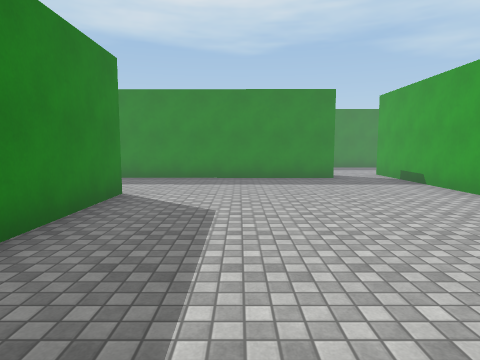
[1] (above)

24 first-person views from a walk through a 3-D level made in the Unity game engine. The camera is 1.5 m above the floor, tilts 6° down and sees 75° across. The floor is counted in squares, 1.8 m on a side. Each view is taken from the middle of a square. On the plan, view 1 faces up. The plan holds only what a view shows up to about 11 squares ahead; the rest is blank. The place goes on beyond the plan. The player is left out. Surface patterns are stand-ins for the level's own textures.

[2]
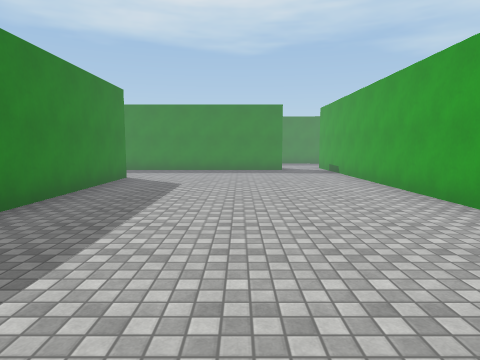

[3]
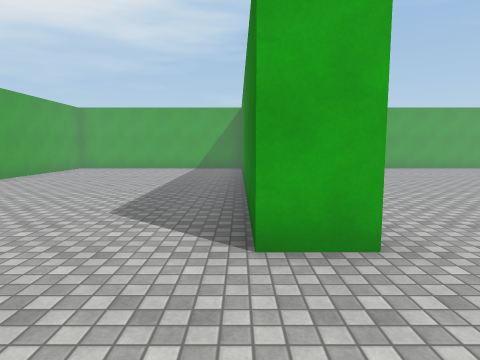

[4]
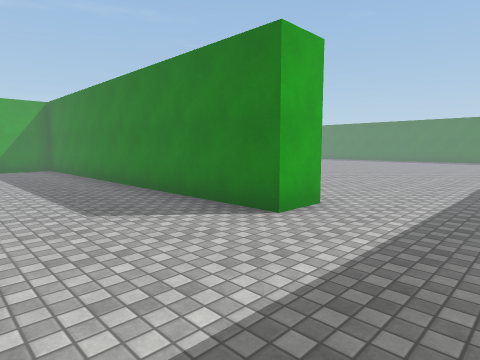

[5]
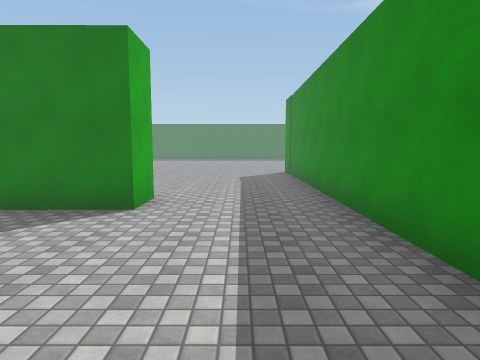

[6]
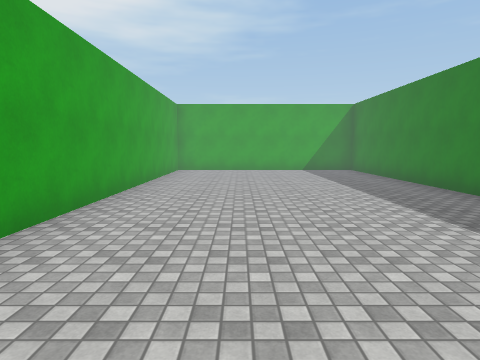

[7]
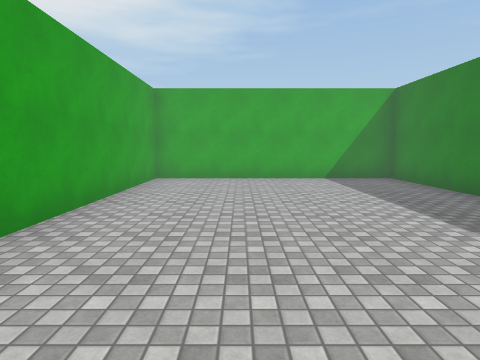

[8]
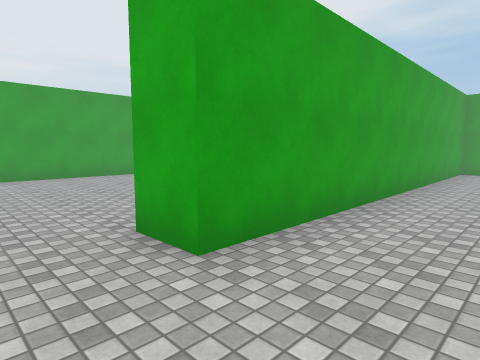

[9]
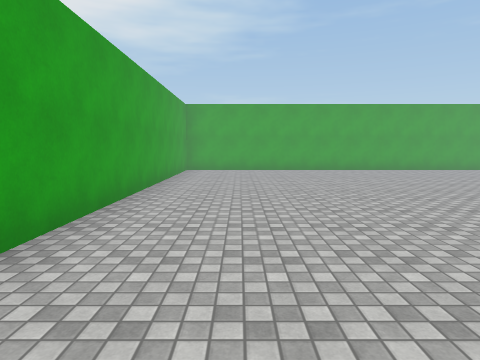

[10]
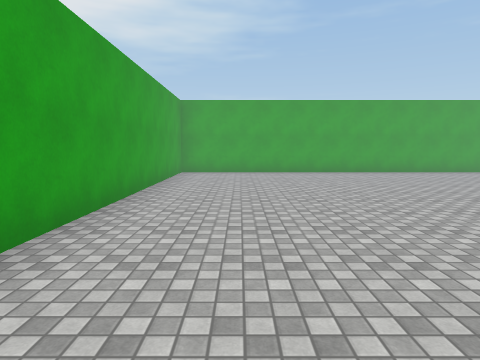

[11]
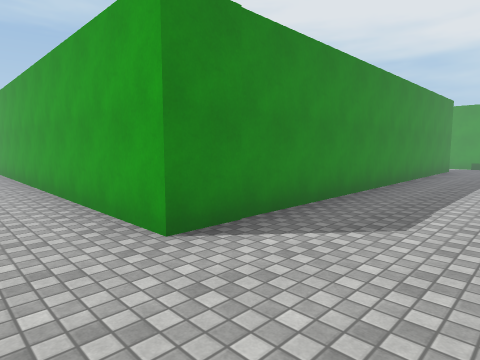

[12]
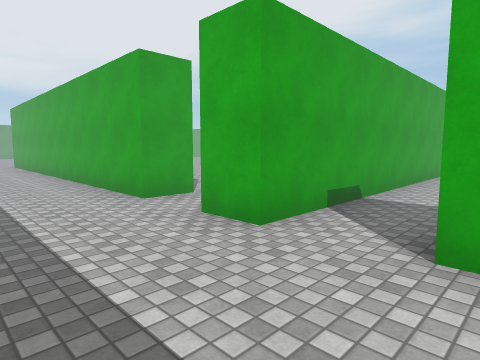

[13]
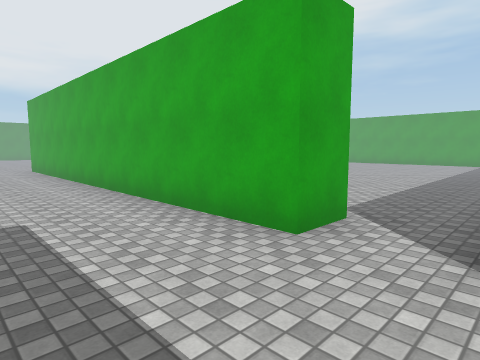

[14]
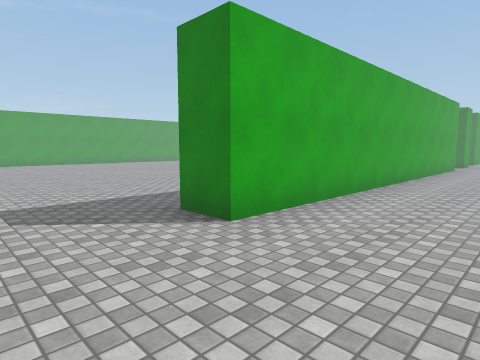

[15]
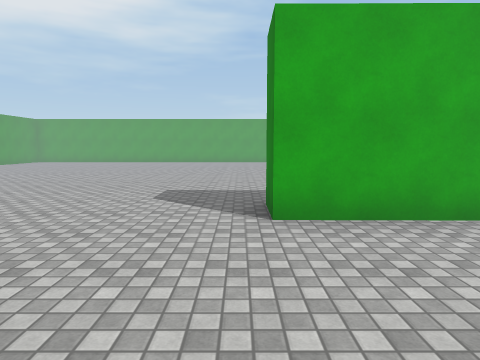

[16]
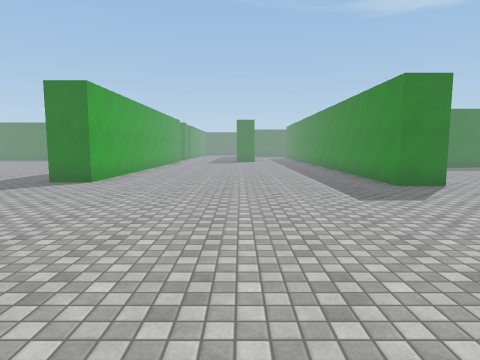

[17]
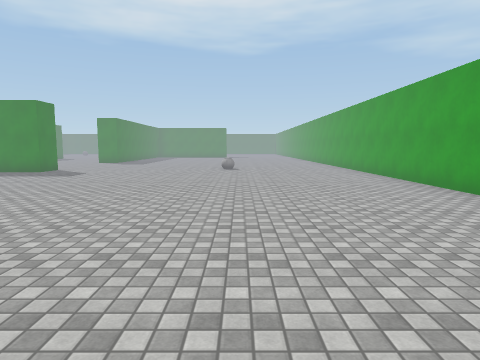

[18]
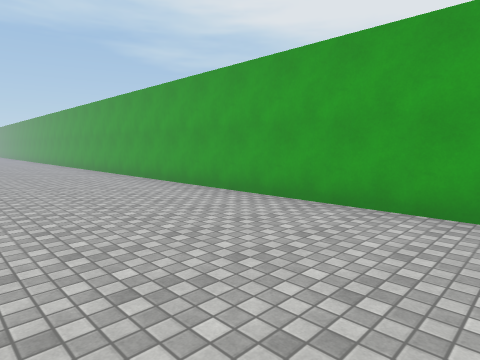

[19]
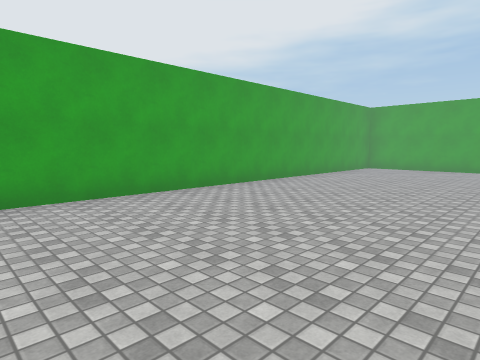

[20]
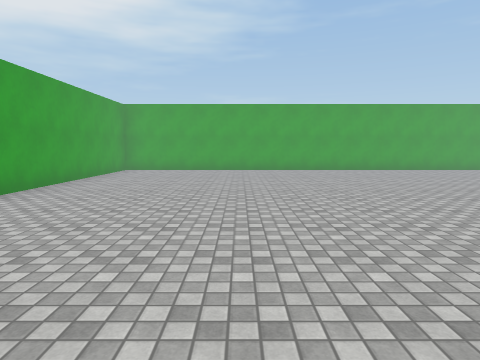

[21]
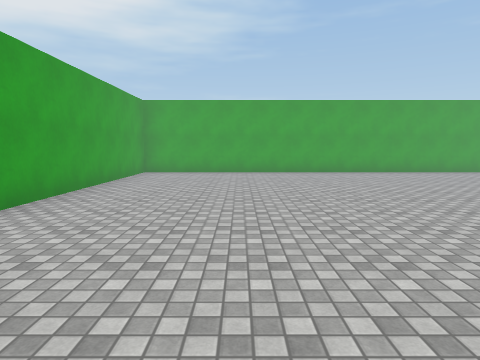

[22]
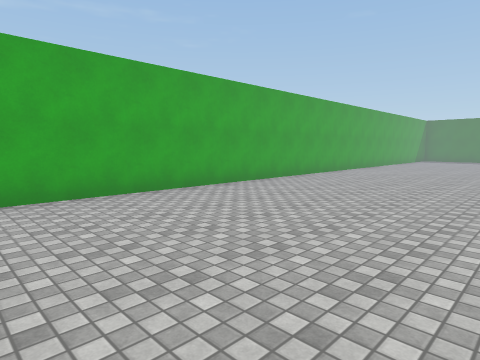

[23]
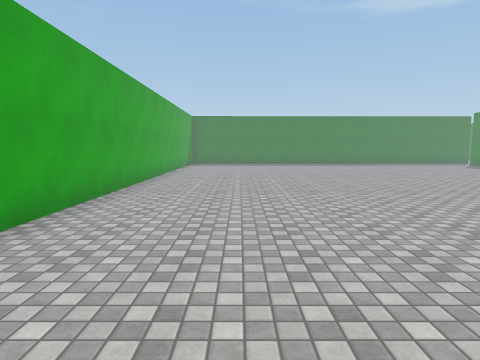

[24]
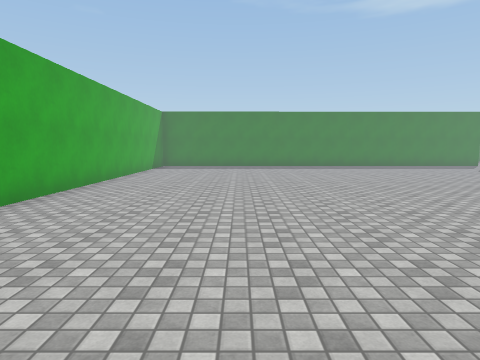

### Floor plan
Points are (right, up) in squares from view 1. A wall is a line through its corners. A room is listed if a view was taken in it or the views show most of it. See-through windows are left out.
Room 1 (views 1, 2, 3, 4, 5, 6, 7, 8, 9, 10, 11)
walls: (2.7, 8.5) (-8.5, 8.5) (-8.5, 17.8); (-10.5, -4.4) (-3.1, -4.4) (-3.1, 5.6) (-2.1, 5.6) (-2.1, -4.4) (4.3, -4.4) (4.2, 9.6)
ways out: opening at (3.5, 9) to room 2
Room 2 (views 12, 13, 14, 15, 16, 17, 18, 19, 20, 21, 22, 23, 24)
walls: (6.7, 8.5) (6.7, 9.5) (17.6, 9.5) (17.6, 8.5); (18.4, 17.5) (18.4, 16.4) (13.9, 16.4); (4.2, 9.6) (5.3, 9.6); (7.9, -4.4) (29.2, -4.4) (29.2, 17.1)
ways out: opening at (3.5, 9) to room 1

Positions as (right, up) in squares from view 1, and headings:
1: (0, 0), facing up
2: (1, -3), facing up
3: (-2, 8), facing down
4: (1, 8), facing down-left
5: (2, 7), facing left
6: (2, 7), facing down
7: (2, 4), facing down
8: (-5, 7), facing down-right
9: (-5, 7), facing down
10: (-5, 6), facing down
11: (-10, 6), facing up-right
12: (2, 12), facing down-right
13: (5, 12), facing down-right
14: (20, 12), facing down-left
15: (18, 13), facing down
16: (25, 13), facing left
17: (25, 6), facing up
18: (25, 4), facing up-right
19: (24, 8), facing down-right
20: (25, 7), facing down
21: (26, 6), facing down
22: (26, 1), facing down-left
23: (21, -2), facing left
24: (19, -1), facing left
